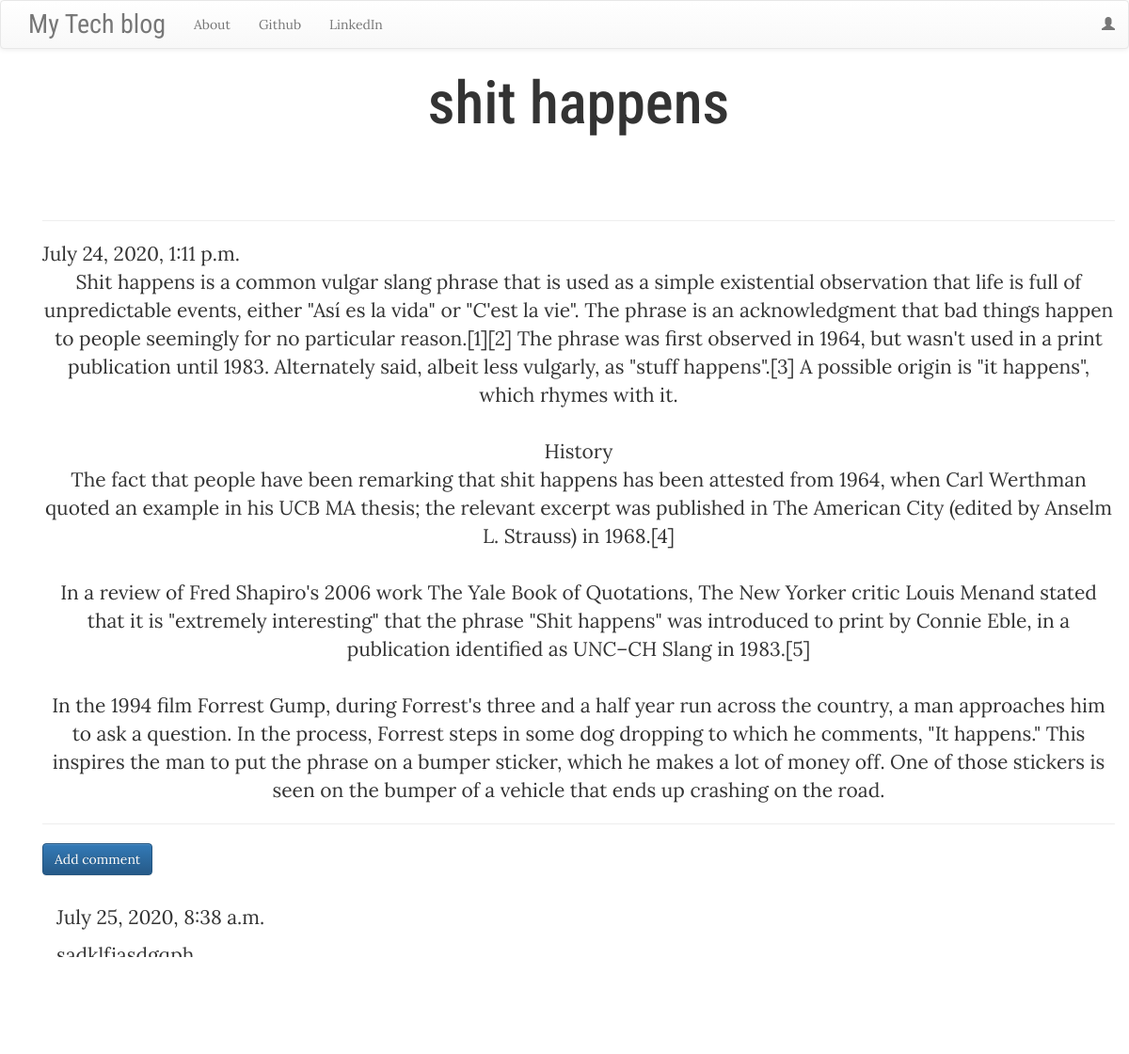
The app's page /post/2/ with its own data.
### blog/models.py (models this page shows, shortened)
class Post(models.Model):
    author=models.ForeignKey('auth.User',max_length=120,on_delete=models.DO_NOTHING)
    title=models.CharField(max_length=50)
    text=models.TextField()
    created_date=models.DateTimeField(default=timezone.now)
    published_date=models.DateTimeField(blank=True,null=True)

class Comment(models.Model):
    post = models.ForeignKey('blog.Post', related_name='comments',on_delete=models.DO_NOTHING)
    author=models.CharField(max_length=120)
    text=models.TextField()
    created_date=models.DateTimeField(default=timezone.now)
    approved_comment=models.BooleanField(default=False)

### blog/views.py (the view)
# urls.py: path('post/<int:pk>/',views.PostDetailView.as_view(),name='post_detail'),
class PostDetailView(DetailView):
    model = Post

### blog/templates/blog/post_detail.html (shortened to what this page needs)
{% extends 'blog/base.html' %}
{% block content %}
<div class="details container">
        <h1 class='posttitle loader'>{{ post.title }}</h1>
        <br>
        <br>
        <hr>
        {% if post.published_date %}
            <div class="date postdate">
                {{ post.published_date }}
            </div>
        {% else %}
            <a class="btn btn-default" href="{% url 'post_publish' pk=post.pk %}">Publish</a>
        {% endif %}
      <p class='postcontent' >{{ post.text|safe|linebreaksbr }}</p>
  <hr>
  <a class="btn btn-primary btn-comment" href="{% url 'add_comment_to_post' pk=post.pk %}">Add comment</a>
  <div class="container">
  {% for comment in post.comments.all %}
  <br>
      {% if user.is_authenticated or comment.approved_comment %}
              {{ comment.created_date }}
          <p>{{ comment.text|safe|linebreaks }}</p>
          <p>Posted by: <strong>{{ comment.author }}</strong></p>
      {% endif %}
  {% empty %}
      <p>No comments posted.</p>
  {% endfor %}
</div>
</div>
{% endblock %}

### blog/static/css/blog.css (style rules this page uses)
body { background:url("https://images.unsplash.com/photo-1530569673472-307dc017a82d?ixlib=rb-1.2.1&auto=format&fit=crop&w=500&q=60"); background-size: cover; }
.details { font-family: 'Lora', serif; font-size: 1.5em; }
.posttitle { text-align: center; font-family: 'Roboto Condensed', sans-serif; font-size: 3em; }
.postcontent { text-align: center; font-family: 'Lora', serif; }
body, html { margin: 0; padding: 0; height: 100%; }

### records on screen
Post: title "shit happens", published_date "July 24, 2020, 1:11 p.m.", text "Shit happens is a common vulgar slang phrase that is used as a simple existential observation that life is full of unpredictable events, either \"Así es la vida\" or \"C'est la vie\". The phrase is an acknowledgment that bad things happen to people seemingly for no particular reason.[1][2] The phrase was first observed in 1964, but wasn't used in a print publication until 1983. Alternately said, albeit less vulgarly, as \"stuff happens\".[3] A possible origin is \"it happens\", which rhymes with it. History The fact that people have been remarking that shit happens has been attested from 1964, when Carl Werthman quoted an example in his UCB MA thesis; the relevant excerpt was published in The…"
Comment: created_date "July 25, 2020, 8:38 a.m.", text "sadklfjasdgqph"
